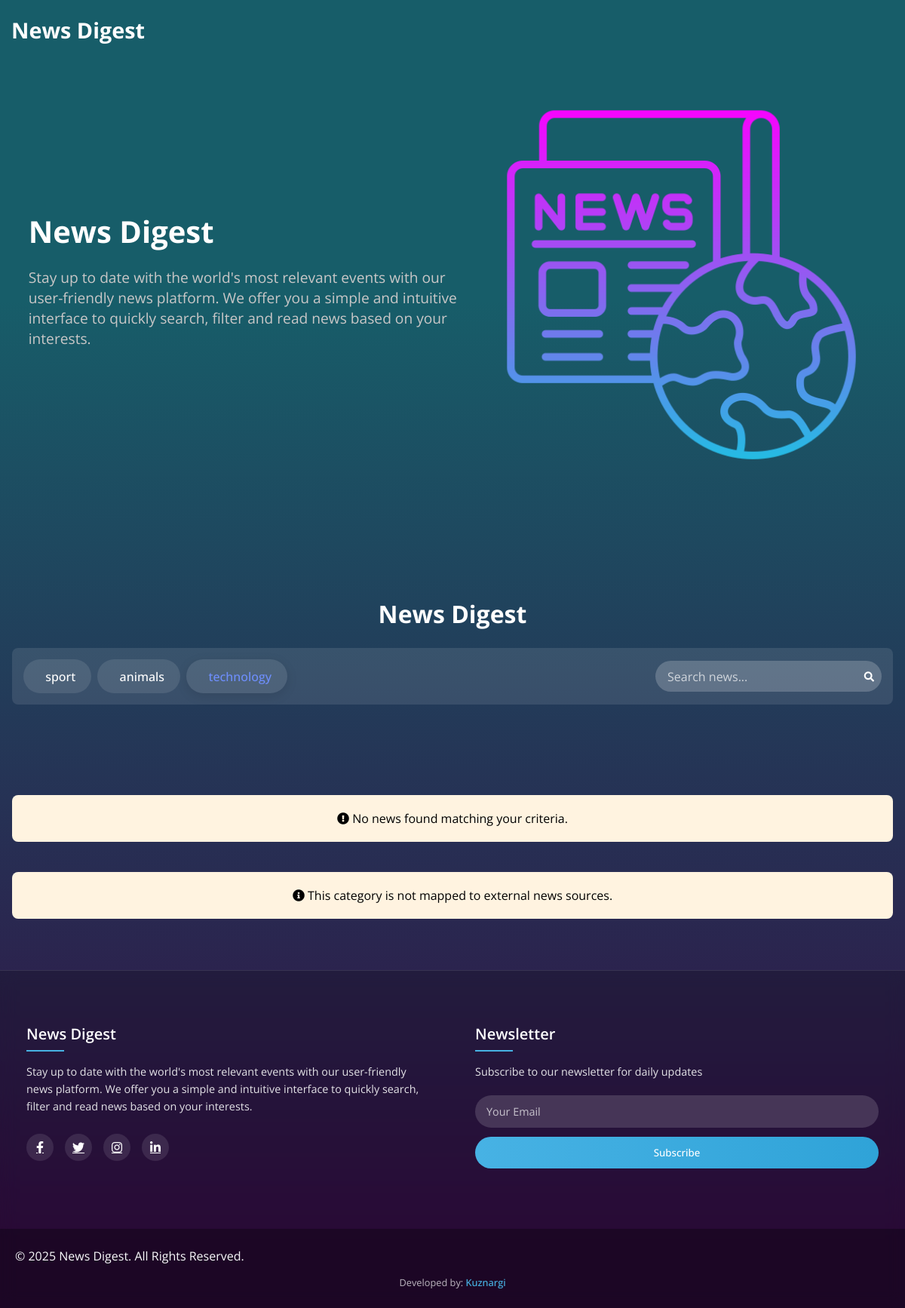
Screenshot of /?category=3 with the database file from the repository.
### app/models.py (models this page shows, shortened)
class Category(models.Model):
    name = models.TextField()
    newsapi_mapping = models.CharField(
        max_length=20,
        blank=True,
        null=True,
        help_text="Corresponding NewsAPI category name (business, technology, etc.)"
    )
    created_at = models.DateTimeField(auto_now_add=True)
    updated_at = models.DateTimeField(auto_now=True)
    class Meta:
        verbose_name = 'Категория'
        verbose_name_plural = 'Категории'

### app/views.py (the view, shortened to what this page needs)
# urls.py: path('', HomeView.as_view(), name='home'),
class HomeView(ListView):
    model = News
    template_name = 'news.html'
    context_object_name = 'news_list'
    paginate_by = 6
    ordering = ['-created_at']
    def get_queryset(self):
        queryset = super().get_queryset().select_related('category')
        category = self.request.GET.get('category')
        search_query = self.request.GET.get('search')
        if category and category != 'all':
            queryset = queryset.filter(category__id=category)
        if search_query:
            queryset = queryset.filter(title__icontains=search_query)
        return queryset
    def get_context_data(self, **kwargs):
        context = super().get_context_data(**kwargs)
        category = self.request.GET.get('category')
        search_query = self.request.GET.get('search')
        api_news = fetch_news_from_api(
            query=search_query,
            category=category,
            page_size=6
        )
        formatted_api_news = []
        context['api_news_list'] = formatted_api_news
        context['categories'] = Category.objects.all()
        context['search_query'] = search_query
        return context

### app/views.py (called while the page is built, shortened)
def fetch_news_from_api(query=None, category=None, page_size=6):
    api_key = os.getenv('NEWS_API_KEY')
    if not api_key:
        print("NewsAPI key not found in environment variables")
        return []

### templates/news.html (shortened to what this page needs)
{% extends "base.html" %}
{% load static %}
{% block content %}
<div class="news-content">
  <section class="category-section">
    <div class="container">
      <h2 class="section-title">News Digest</h2>
      <div class="category-filter">
        <div class="filter-controls">
          {% for category in categories %}
            <a href="?category={{ category.id }}{% if request.GET.search %}&search={{ request.GET.search }}{% endif %}"
               class="filter-btn {% if request.GET.category == category.id|stringformat:'s' %}active{% endif %}">
              <i class="{{ category.icon }}"></i> {{ category.name }}
            </a>
          {% endfor %}
        </div>
        <div class="search-box">
          <form method="get" action="">
            <input type="text" name="search" placeholder="Search news..."
                   class="search-input" value="{{ request.GET.search }}">
            <button type="submit" class="search-btn">
              <i class="fas fa-search"></i>
            </button>
          </form>
        </div>
      </div>
    </div>
  </section>
  <section class="news-grid-section">
    <div class="container">
      {% if not news_list and not api_news_list %}
        <div class="api-notice">
          <i class="fas fa-exclamation-circle"></i> No news found matching your criteria.
        </div>
      {% endif %}
      <div class="news-grid">
        {% if request.GET.category and request.GET.category != 'all' %}
          {% for api_news in api_news_list %}
            <article class="news-card">
              <div class="card-header">
                <img src="{{ api_news.urlToImage|default:'/static/img/news-placeholder.jpg' }}"
                     alt="{{ api_news.title }}" class="news-image">
                <div class="api-source-tag">
                  {{ api_news.source.name|truncatechars:15 }}
                </div>
                <div class="card-date">
                  {% with api_news.publishedAt|slice:":10" as pub_date %}
                    <span class="day">{{ pub_date|slice:"8:10" }}</span>
                    <span class="month">{{ pub_date|slice:"5:7" }}</span>
                  {% endwith %}
                </div>
              </div>
              <div class="card-body">
                <h3 class="news-title">{{ api_news.title }}</h3>
                <p class="news-excerpt">{{ api_news.description|truncatewords:25|default:"No description available" }}</p>
              </div>
              <div class="card-footer">
                <a href="{{ api_news.url }}" target="_blank" rel="noopener noreferrer" class="read-more-btn">
                  Read More <i class="fas fa-arrow-right"></i>
                </a>
              </div>
            </article>
          {% empty %}
            <div class="api-notice">
              {% if current_mapping %}
                <i class="fas fa-info-circle"></i> No external news found for "{{ current_mapping }}" category right now.
              {% else %}
                <i class="fas fa-info-circle"></i> This category is not mapped to external news sources.
              {% endif %}
            </div>
          {% endfor %}
        {% endif %}
      </div>
    </div>
  </section>
</div>
{% endblock %}

### static/css/style.css (style rules this page uses)
* { margin: 0; padding: 0; box-sizing: border-box; font-family: "Open Sans", sans-serif; }
body { min-height: 100vh; width: 100%; background: linear-gradient(to bottom, #175d69 23%, #330c43 95%); display: flex; flex-direction: column; }
.category-filter { margin: 20px 0; padding: 15px; background: #f5f5f5; border-radius: 8px; }

### templates/news.html (style rules this page uses)
.category-section { padding: 2rem 0; color: white; }
.section-title { text-align: center; margin-bottom: 1.5rem; font-size: 2rem; font-weight: 700; }
.category-filter { background: rgba(255, 255, 255, 0.1); display: flex; flex-wrap: wrap; justify-content: space-between; align-items: center; gap: 1rem; }
.filter-controls { display: flex; flex-wrap: wrap; gap: 0.5rem; }
.filter-btn { display: flex; align-items: center; gap: 0.5rem; padding: 0.6rem 1.2rem; border-radius: 50px; background: rgba(255, 255, 255, 0.1); color: white; text-decoration: none; font-weight: 500; transition: all 0.3s ease; border: 2px solid transparent; }
.filter-btn.active { color: #6e8efb; box-shadow: 0 4px 15px rgba(0, 0, 0, 0.1); }
.search-box { position: relative; width: 300px; }
.search-input { width: 100%; padding: 0.6rem 1rem; padding-right: 40px; border-radius: 50px; border: none; background: rgba(255, 255, 255, 0.2); color: white; font-size: 1rem; }
.search-input::placeholder { color: rgba(255, 255, 255, 0.7); }
.search-btn { position: absolute; right: 10px; top: 50%; transform: translateY(-50%); background: transparent; border: none; color: white; cursor: pointer; }
.news-grid-section { padding: 3rem 0; }
.container { max-width: 1200px; margin: 0 auto; padding: 0 1rem; }
.news-grid { display: grid; grid-template-columns: repeat(auto-fill, minmax(300px, 1fr)); gap: 2rem; }
.api-notice { grid-column: 1 / -1; text-align: center; padding: 20px; background: #fff3e0; border-radius: 8px; margin: 20px 0; }

### rows the page displays
Category: name "sport"
Category: name "animals"
Category: name "technology"
